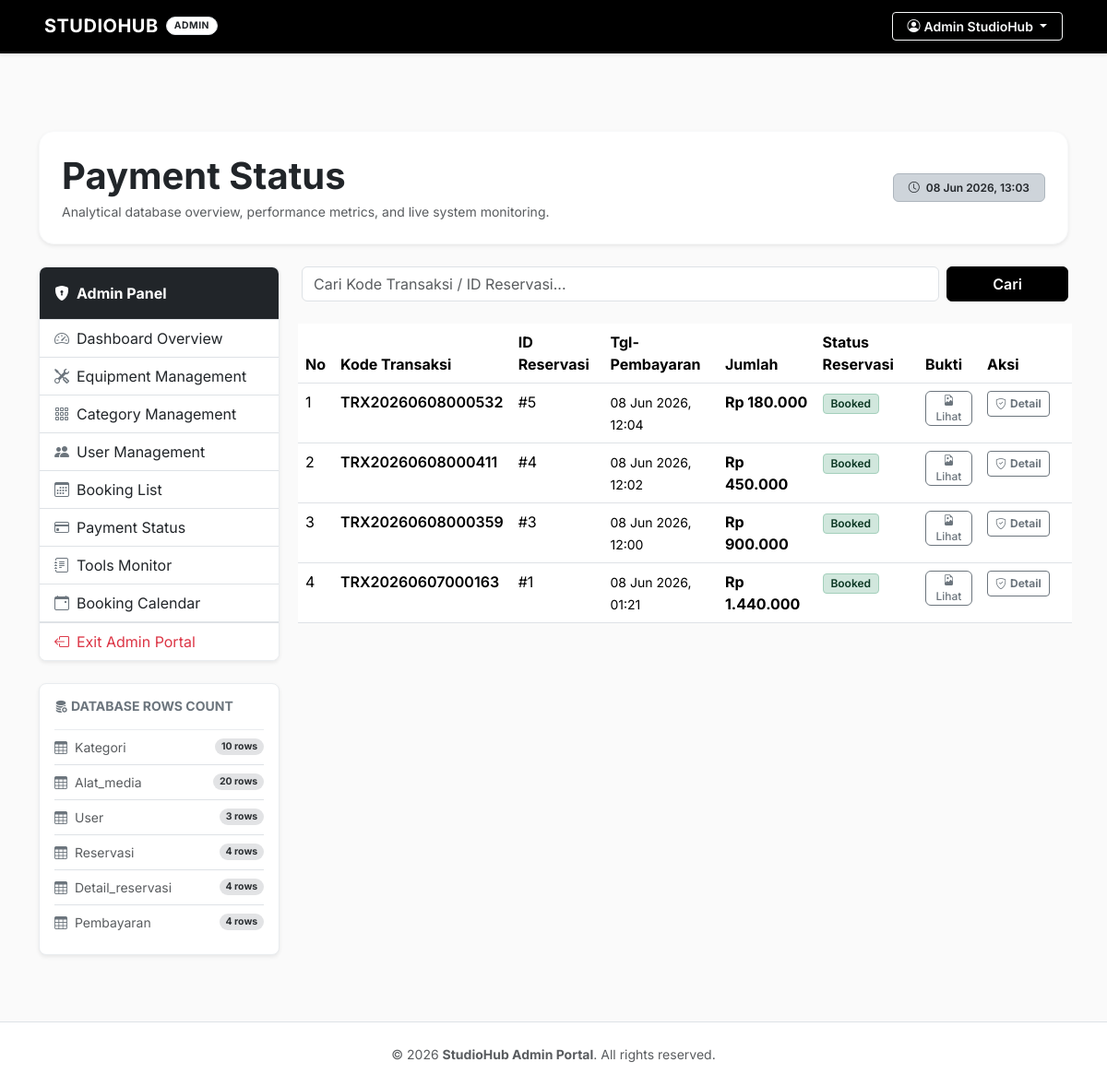
The app's page /modules/admin/pembayaran/index.php (signed in) with its own data.
### tables this page shows
CREATE TABLE `pembayaran` (
  `id_pembayaran` int(11) NOT NULL,
  `id_reserv` int(11) DEFAULT NULL,
  `tgl_pembayaran` datetime NOT NULL,
  `jml_pembayaran` decimal(10,2) NOT NULL,
  `bukti_pembayaran` varchar(255) DEFAULT NULL,
  `kode_transaksi` varchar(100) DEFAULT NULL
);

CREATE TABLE `reservasi` (
  `id_reserv` int(11) NOT NULL,
  `id_user` int(11) DEFAULT NULL,
  `tgl_reserv` datetime NOT NULL,
  `tgl_mulai` date NOT NULL,
  `tgl_selesai` date NOT NULL,
  `status_reserv` varchar(50) DEFAULT 'Pending',
  `harga_total` decimal(10,2) DEFAULT NULL,
  `metode_pembayaran` varchar(50) DEFAULT NULL
);

### modules/admin/pembayaran/index.php (the view, shortened to what this page needs)
<?php
require '../../../config/koneksi.php';
$query =
    'SELECT a.*, b.status_reserv FROM pembayaran a LEFT JOIN reservasi b ON a.id_reserv = b.id_reserv WHERE 1 = 1';
$query .= ' ORDER BY a.id_pembayaran DESC;';
$hasil = mysqli_query($conn, $query);
$tables = [
    'kategori',
    'alat_media',
    'user',
    'reservasi',
    'detail_reservasi',
    'pembayaran',
];
$table_sizes = [];
foreach ($tables as $t) {
    $size_q = mysqli_query($conn, "SELECT COUNT(*) AS total FROM `$t`");
    $table_sizes[$t] = mysqli_fetch_assoc($size_q)['total'] ?? 0;
}
?>
<!DOCTYPE html>
<html lang="en">
<head>
</head>
<body>
<?php include '../../../includes/header_admin.php'; ?>
<div class="pt-5 pb-4">
    <div class="p-4 bg-white border border-light shadow-sm rounded-4 mb-4 d-flex flex-wrap justify-content-between align-items-center">
        <div>
            <h1 class="fw-bold mb-1 text-dark">Payment Status</h1>
            <p class="text-muted mb-0 small">
                Analytical database overview, performance metrics, and live system monitoring.
            </p>
        </div>
        <div class="mt-3 mt-md-0">
            <span class="badge bg-dark-subtle text-dark border border-dark-subtle px-3 py-2 fw-semibold">
                <i class="bi bi-clock me-1"></i> <?= date('d M Y, H:i') ?>
            </span>
        </div>
    </div>
    <div class="row g-4">
        <div class="col-lg-3">
            <?php include '../../../includes/sidebar_admin.php'; ?>
            <div class="card shadow-sm border border-light-subtle rounded-3 p-3 mt-4 bg-white">
                <h6 class="fw-bold mb-3 text-secondary text-uppercase small"><i class="bi bi-database-fill-gear me-1"></i>Database Rows Count</h6>
                <div class="list-group list-group-flush small">
                    <?php foreach ($table_sizes as $table_name => $count): ?>
                    <div class="list-group-item d-flex justify-content-between align-items-center px-0 bg-transparent py-2">
                        <span class="text-muted text-capitalize"><i class="bi bi-table me-2 text-secondary"></i><?= htmlspecialchars(
                            $table_name,
                        ) ?></span>
                        <span class="badge bg-secondary-subtle text-secondary-emphasis rounded-pill"><?= $count ?> rows</span>
                    </div>
                    <?php endforeach; ?>
                </div>
            </div>
        </div>
        <div class="col-lg-9">
            <form method="GET" class="row g-2 mb-4">
                <div class="col-md-10">
                    <input type="text" name="search" class="form-control" placeholder="Cari Kode Transaksi / ID Reservasi..." value="<?= $_GET[
                        'search'
                    ] ?? '' ?>">
                </div>
                <div class="col-md-2">
                    <button type="submit" class="btn btn-dark w-100">
                        Cari
                    </button>
                </div>
            </form>
            <div class="row g-2 mb-4">
                <table class="table table-hover">
                    <thead>
                        <tr>
                            <th>No</th>
                            <th>Kode Transaksi</th>
                            <th>ID Reservasi</th>
                            <th>Tgl-Pembayaran</th>
                            <th>Jumlah</th>
                            <th>Status Reservasi</th>
                            <th>Bukti</th>
                            <th style="width: 100px;">Aksi</th>
                        </tr>
                    </thead>
                    <tbody>
                        <?php
                        $no = 1;
                        while ($data = mysqli_fetch_array($hasil)) {
                            $status = $data['status_reserv'];
                            $badge_class = 'bg-secondary';
                            $status_text = htmlspecialchars($status ?? 'Unknown');
                            if ($status === 'Pending') {
                                $badge_class = 'bg-warning-subtle text-warning-emphasis border border-warning-subtle';
                            } else if ($status === 'Waiting Payment') {
                                $badge_class = 'bg-info-subtle text-info-emphasis border border-info-subtle';
                                $status_text = 'Waiting Payment';
                            } else if ($status === 'Booked') {
                                $badge_class = 'bg-success-subtle text-success-emphasis border border-success-subtle';
                            } else if ($status === 'Cancelled') {
                                $badge_class = 'bg-danger-subtle text-danger-emphasis border border-danger-subtle';
                            } else if ($status === 'On Going') {
                                $badge_class = 'bg-primary-subtle text-primary-emphasis border border-primary-subtle';
                            } else if ($status === 'Finished') {
                                $badge_class = 'bg-dark-subtle text-dark-emphasis border border-dark-subtle';
                            }
                        ?>
                                <tr>
                                    <td><?php echo $no; ?></td>
                                    <td class="fw-semibold"><?php echo htmlspecialchars($data['kode_transaksi']); ?></td>
                                    <td>#<?php echo $data['id_reserv']; ?></td>
                                    <td><small><?php echo date('d M Y, H:i', strtotime($data['tgl_pembayaran'])); ?></small></td>
                                    <td class="fw-bold">Rp <?php echo number_format($data['jml_pembayaran'], 0, ',', '.'); ?></td>
                                    <td>
                                        <span class="badge <?= $badge_class ?> px-2.5 py-1.5 fw-semibold" style="font-size: 0.75rem; border-radius: 4px;">
                                            <?= $status_text ?>
                                        </span>
                                    </td>
                                    <td>
                                        <?php if ($data['bukti_pembayaran']):
                                            $link_path = 'assets/img/uploads/' . $data['bukti_pembayaran'];
                                        ?>
                                            <a href="<?= BASE_URL . $link_path ?>" target="_blank" class="btn btn-outline-secondary btn-xs py-0 px-2 fw-medium" style="font-size: 0.75rem;">
                                                <i class="bi bi-file-earmark-image"></i> Lihat
                                            </a>
                                        <?php else: ?>
                                            <span class="text-muted small">-</span>
                                        <?php endif; ?>
                                    </td>
                                    <td>
                                        <div class="d-flex gap-1">
                                            <a href="<?= BASE_URL ?>modules/admin/pembayaran/verifikasi.php?id_reserv=<?= $data['id_reserv'] ?>" class="btn <?= $status === 'Waiting Payment' ? 'btn-dark' : 'btn-outline-secondary' ?> btn-sm text-nowrap fw-bold" style="font-size: 0.75rem;">
                                                <i class="bi bi-shield-check me-1"></i><?= $status === 'Waiting Payment' ? 'Verify' : 'Detail' ?>
                                            </a>
                                        </div>
                                    </td>
                                </tr>
                            <?php $no++;}
                        ?>
                    </tbody>
                </table>
            </div>
        </div>
    </div>
</div>
<?php include '../../../includes/footer_admin.php'; ?>
</body>
</html>

### assets/css/style.css (style rules this page uses)
body { font-family: 'Inter', -apple-system, BlinkMacSystemFont, "Segoe UI", Roboto, "Helvetica Neue", Arial, sans-serif; color: #333333; background-color: #f8f9fa; padding-top: 70px; }
.card { border: 1px solid #e3e6f0; border-radius: 6px; box-shadow: 0 2px 4px rgba(0,0,0,0.02); transition: transform 0.2s, box-shadow 0.2s; }

### includes/header_admin.php (style rules this page uses)
body { font-family: 'Inter', -apple-system, BlinkMacSystemFont, "Segoe UI", Roboto, sans-serif; color: #1a1a1a; background-color: #fafafa; }
.btn-dark { background-color: #000000 !important; border-color: #000000 !important; color: #ffffff !important; font-weight: 600; transition: all 0.2s ease; }

### records on screen
pembayaran: kode_transaksi "TRX20260608000532", id_reserv "5", tgl_pembayaran "08 Jun 2026, 12:04", jml_pembayaran "180.000", id_reserv.status_reserv "Booked"
pembayaran: kode_transaksi "TRX20260608000411", id_reserv "4", tgl_pembayaran "08 Jun 2026, 12:02", jml_pembayaran "450.000", id_reserv.status_reserv "Booked"
pembayaran: kode_transaksi "TRX20260608000359", id_reserv "3", tgl_pembayaran "08 Jun 2026, 12:00", jml_pembayaran "900.000", id_reserv.status_reserv "Booked"
pembayaran: kode_transaksi "TRX20260607000163", id_reserv "1", tgl_pembayaran "08 Jun 2026, 01:21", jml_pembayaran "1.440.000", id_reserv.status_reserv "Booked"

### other values on screen
$_SESSION['nama'] "Admin StudioHub"
$table_name "Kategori"
$count "10"
$table_name "Alat_media"
$count "20"
$table_name "User"
$count "3"
$table_name "Reservasi"
$count "4"
$table_name "Detail_reservasi"
$table_name "Pembayaran"
